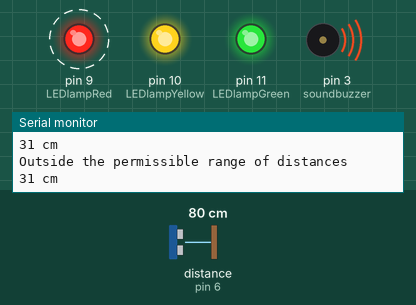
Simulated run of this sketch. Board: Arduino Uno, built with avr-gcc and run on an emulated ATmega328P. Shown: output pins drawn as LEDs (lit = HIGH), buzzer (waves = sounding), the last lines printed to the serial monitor. Wiring (inferred from the names in the program): ultrasonic range finder: trigger pin 7; echo pin 6. Dashed ring = blinking. Inputs (shaded band) come from the test bench; at power-on: distance to the obstacle (sensor on pin 6) 80 cm. The echo pulse lasts 58.3 µs per cm; pins used as bus, display or sensor lines are not drawn.

Above: at 1.4 s.
1.5 s: distance to the obstacle (sensor on pin 6) set to 2 cm
At 2.5 s:
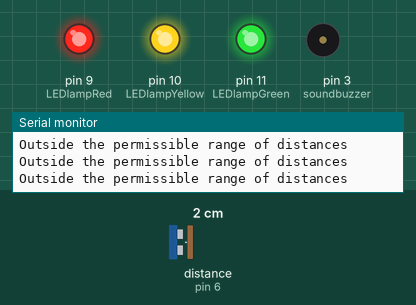
3.3 s: distance to the obstacle (sensor on pin 6) set to 4 cm
At 3.7 s:
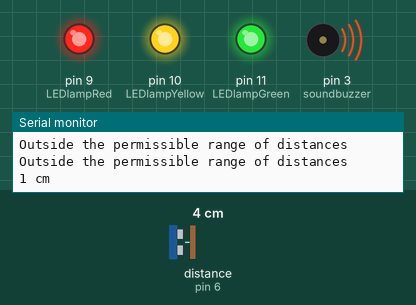
4.9 s: distance to the obstacle (sensor on pin 6) set to 48 cm
6.4 s: distance to the obstacle (sensor on pin 6) set to 51 cm
At 7.0 s:
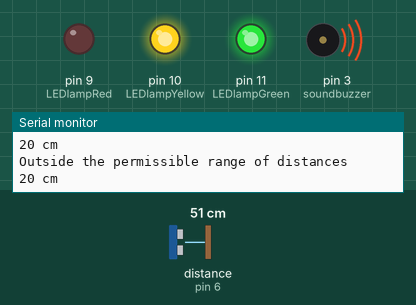
7.9 s: distance to the obstacle (sensor on pin 6) set to 57 cm
At 8.14 s:
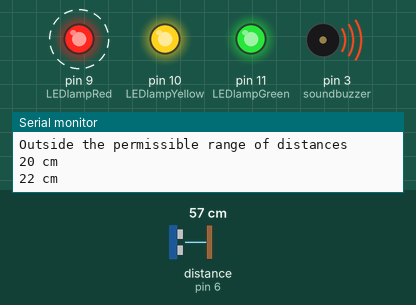
11.1 s: distance to the obstacle (sensor on pin 6) set to 250 cm
At 12.7 s:
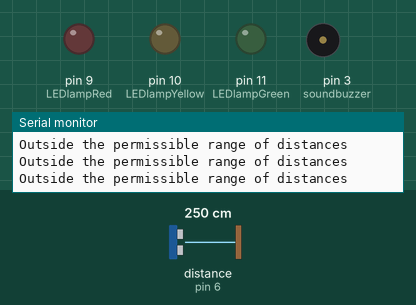
Timing chart, 0 to 14.1 s (numbered marks = the images above; inputs shaded):
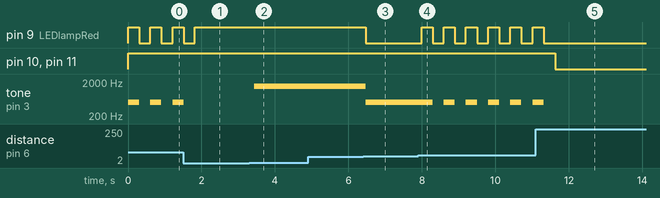

The sketch:

security_system_sketch_jan15a.ino
```cpp
#define trigPin 7
#define echoPin 6
#define LEDlampRed 9
#define LEDlampYellow 10
#define LEDlampGreen 11
#define soundbuzzer 3
int sound = 15;

void setup() {
Serial.begin (9600);
pinMode(trigPin, OUTPUT);
pinMode(echoPin, INPUT);
pinMode(LEDlampRed, OUTPUT);
pinMode(LEDlampYellow, OUTPUT);
pinMode(LEDlampGreen, OUTPUT);
pinMode(soundbuzzer, OUTPUT);
}
void loop() {
long durationindigit, distanceincm;
digitalWrite(trigPin, LOW);
delayMicroseconds(2);
digitalWrite(trigPin, HIGH);
delayMicroseconds(10);
digitalWrite(trigPin, LOW);
durationindigit = pulseIn(echoPin, HIGH);
distanceincm = (durationindigit/5) / 29.1;

digitalWrite(LEDlampGreen, HIGH);
digitalWrite(LEDlampYellow, HIGH);
digitalWrite(LEDlampRed, HIGH);


if (distanceincm < 50) {
digitalWrite(LEDlampGreen, HIGH);
//sound = 50;
}

else {
digitalWrite(LEDlampGreen, LOW);
}

/*
if (distanceincm > 50 || distanceincm <= 35){
Serial.println("Outside the permissible range of distances");
noTone(soundbuzzer);
}
else {
Serial.print(distanceincm);
Serial.println(" cm");
//tone(soundbuzzer, sound);
//delay(300);
}
*/

if (distanceincm < 35) {
digitalWrite(LEDlampYellow, HIGH);
sound = 500;
}
else {
digitalWrite(LEDlampYellow,LOW);
}

if (distanceincm > 35 || distanceincm <= 20){
Serial.println("Outside the permissible range of distances");
noTone(soundbuzzer);
}
else {
Serial.print(distanceincm);
Serial.println(" cm");
tone(soundbuzzer, sound);
delay(300);
}


if (distanceincm < 20) {
digitalWrite(LEDlampRed, HIGH);
sound = 1500;
}
else {
digitalWrite(LEDlampRed,LOW);
}

if (distanceincm > 20 || distanceincm <= 0){
Serial.println("Outside the permissible range of distances");
noTone(soundbuzzer);
}
else {
Serial.print(distanceincm);
Serial.println(" cm");
tone(soundbuzzer, sound);
}

delay(300);
}
```

Measured:
- the behaviour switches between 2 and 3 cm on distance to the obstacle (sensor on pin 6) (found by bisection; images 1 and 2)
- the behaviour switches between 50 and 51 cm on distance to the obstacle (sensor on pin 6) (found by bisection; images 2 and 3)
- the behaviour switches between 52 and 53 cm on distance to the obstacle (sensor on pin 6) (found by bisection; images 3 and 4)
- after the input at 1.5 s, pin 9 (LEDlampRed): goes on until 1.8 s, then stays HIGH; tone on pin 3 (soundbuzzer): goes on until 1.5 s, then stays silent
- after the input at 3.3 s, tone on pin 3 (soundbuzzer): silent → 1500 Hz after 0.14 s
- after the input at 6.4 s, pin 9 (LEDlampRed): HIGH → LOW after 0.07 s; tone on pin 3 (soundbuzzer): 1500 Hz → 500 Hz after 0.07 s
- after the input at 7.9 s, pin 9 (LEDlampRed): alternates HIGH for 0.30 s and LOW for 0.30 s, starting after 0.09 s; tone on pin 3 (soundbuzzer): alternates 500 Hz for 0.30 s and silent for 0.30 s, starting after 0.39 s
- after the input at 11.1 s, pin 9 (LEDlampRed): goes on until 11.3 s, then stays LOW; pin 10 (LEDlampYellow), pin 11 (LEDlampGreen): HIGH → LOW after 0.53 s; tone on pin 3 (soundbuzzer): goes on until 11.3 s, then stays silent
